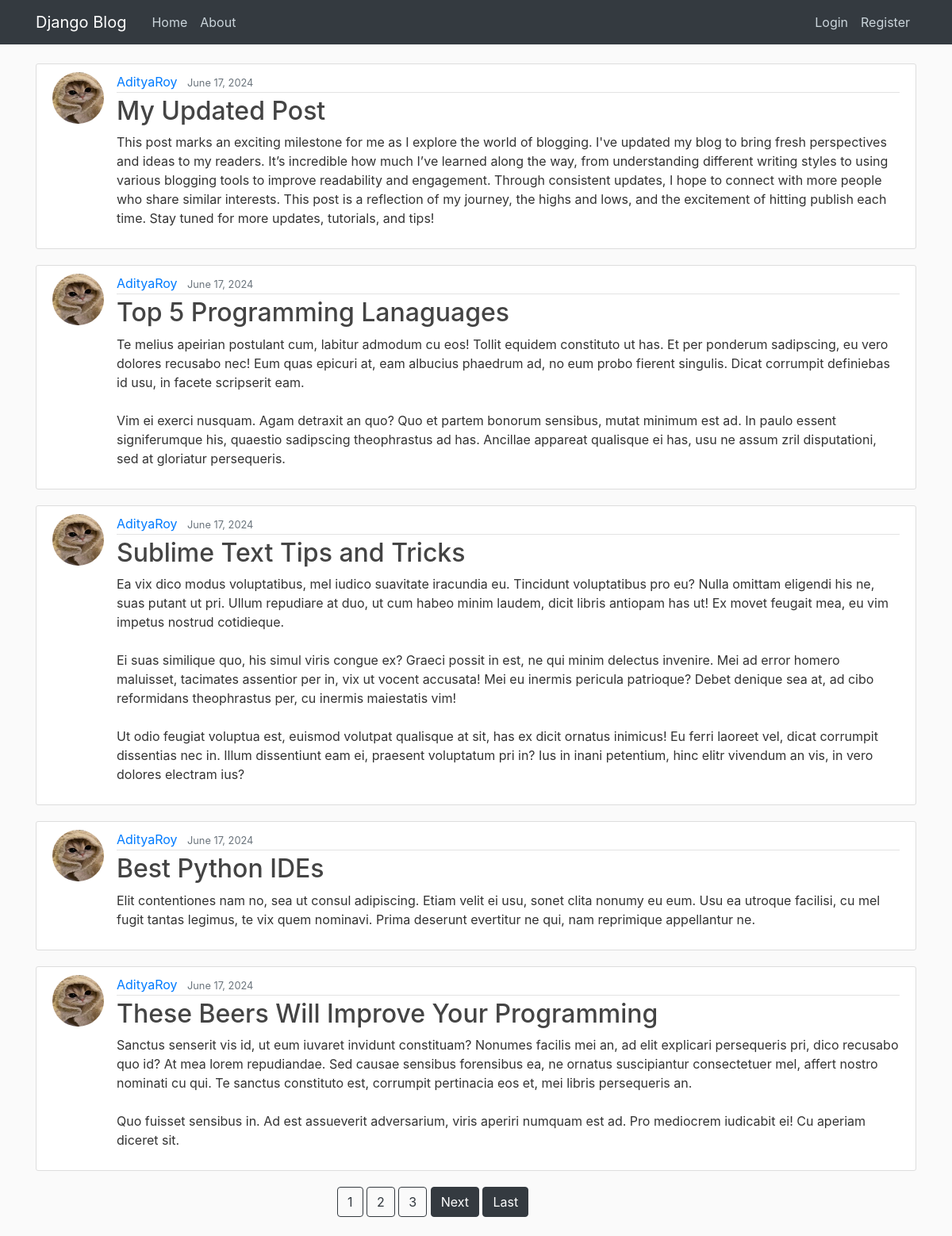
The page / on the database its author committed.
### blog/models.py (models this page shows, shortened)
class Post(models.Model):
    title = models.CharField(max_length=100)
    content = models.TextField()
    date_posted = models.DateTimeField(default=timezone.now)
    author = models.ForeignKey(User, on_delete=models.CASCADE)

### users/models.py (models this page shows, shortened)
class Profile(models.Model):
    user = models.OneToOneField(User, on_delete=models.CASCADE)
    image = models.ImageField(default='default.jpg', upload_to='profile-pics')

### blog/views.py (the view)
# urls.py: path('', PostListView.as_view(),name='blog-home'),
class PostListView(ListView):
    model = Post
    template_name = 'blog/index.html' #<app>/<model>_<viewtype>.html
    context_object_name = 'posts'
    ordering = ['date_posted']
    paginate_by = 5

### blog/templates/blog/index.html (shortened to what this page needs)
{% extends "blog/base.html" %}
{% block content %}
    {%for post in posts %}
    <article class="media content-section">
      <img class="rounded-circle article-img" src="{{ post.author.profile.image.url }}">
        <div class="media-body">
          <div class="article-metadata">
            <a class="mr-2" href="{% url 'user-posts' post.author.username %}">{{ post.author }}</a>
            <small class="text-muted">{{ post.date_posted|date:"F d, Y" }}</small>
          </div>
          <h2><a class="article-title" href="{% url 'post-detail' post.id %}">{{ post.title }}</a></h2>
          <p class="article-content">{{ post.content }}</p>
        </div>
      </article>
    {% endfor %}
    {% if is_paginated %}
    <div class="row">
      <div class="col-md-8 offset-md-4">
        {% for num in page_obj.paginator.page_range %}
          {% if page_obj.number == num %}
            <a class="btn btn-outline-dark mb-4" href="?page={{ num }}">{{ num }}</a>
          {% elif num > page_obj.number|add:'-3' and num < page_obj.number|add:'3' %}
            <a class="btn btn-outline-dark mb-4" href="?page={{ num }}">{{ num }}</a>
          {% endif %}
        {% endfor %}
        {% if page_obj.has_next %}
          <a class="btn btn-dark mb-4" href="?page={{ page_obj.next_page_number }}">Next</a>
          <a class="btn btn-dark mb-4" href="?page={{ page_obj.paginator.num_pages }}">Last</a>
        {% endif %}
      </div>
    </div>
  {% endif %}
{% endblock content %}

### blog/templates/blog/base.html (shortened to what this page needs)
{% load static %}
<!DOCTYPE html>
<html lang="en">
  <head>
    <link
      rel="stylesheet"
      href="https://cdn.jsdelivr.net/npm/bootstrap@4.3.1/dist/css/bootstrap.min.css"
    />
    <link rel="stylesheet" href="{% static 'blog/main.css' %}" />
  </head>
  <body>
    <header class="site-header">
      <nav class="navbar navbar-expand-md navbar-dark bg-dark fixed-top">
        <div class="container">
          <a class="navbar-brand mr-4" href="/">Django Blog</a>
          <div class="collapse navbar-collapse" id="navbarToggle">
            <div class="navbar-nav mr-auto">
              <a class="nav-item nav-link" href="{% url 'blog-home' %}">Home</a>
              <a class="nav-item nav-link" href="{% url 'about-blog' %}"
                >About</a
              >
            </div>
            <div class="navbar-nav">
              {% if request.user.is_authenticated %}
              <a class="nav-item nav-link" href="{% url 'post-create' %}"
                >New Post</a
              >
              <a class="nav-item nav-link" href="{% url 'profile' %}"
                >Profile</a
              >
              <form
                method="post"
                action="{% url 'logout' %}"
                style="margin-top: 7px"
              >
                {% csrf_token %}
                <button
                  type="submit"
                  class="nav-item nav-link btn btn-link"
                  style="padding: 0"
                >
                  Logout
                </button>
              </form>
              {% else %}
              <a class="nav-item nav-link" href="{% url 'login' %}">Login</a>
              <a class="nav-item nav-link" href="{% url 'register' %}"
                >Register</a
              >
              {% endif %}
            </div>
          </div>
        </div>
      </nav>
    </header>
    <main role="main" class="container">
      <div class="row">
        <div class="col-md-12">
           {% block content %}{% endblock %}
        </div>
      </div>
    </main>
  </body>
</html>

### blog/static/blog/main.css (style rules this page uses)
body { background: #fafafa; color: #333333; margin-top: 5rem; }
h1, h2, h3, h4, h5, h6 { color: #444444; }
.site-header .navbar-nav .nav-link { color: #cbd5db; }
.content-section { background: #ffffff; padding: 10px 20px; border: 1px solid #dddddd; border-radius: 3px; margin-bottom: 20px; }
.article-title { color: #444444; }
.article-content { white-space: pre-line; }
.article-img { height: 65px; width: 65px; margin-right: 16px; }
.article-metadata { padding-bottom: 1px; margin-bottom: 4px; border-bottom: 1px solid #e3e3e3; }

### rows shown on the page
Post: author.profile.image (picture), author "AdityaRoy", date_posted "June 17, 2024", title "My Updated Post", content "This post marks an exciting milestone for me as I explore the world of blogging. I've updated my blog to bring fresh perspectives and ideas to my readers. It’s incredible how much I’ve learned along the way, from understanding different writing styles to using various blogging tools to improve readability and engagement. Through consistent updates, I hope to connect with more people who share similar interests. This post is a reflection of my journey, the highs and lows, and the excitement of hitting publish each time. Stay tuned for more updates, tutorials, and tips!"
Post: author.profile.image (picture), author "AdityaRoy", date_posted "June 17, 2024", title "Top 5 Programming Lanaguages", content "Te melius apeirian postulant cum, labitur admodum cu eos! Tollit equidem constituto ut has. Et per ponderum sadipscing, eu vero dolores recusabo nec! Eum quas epicuri at, eam albucius phaedrum ad, no eum probo fierent singulis. Dicat corrumpit definiebas id usu, in facete scripserit eam. Vim ei exerci nusquam. Agam detraxit an quo? Quo et partem bonorum sensibus, mutat minimum est ad. In paulo essent signiferumque his, quaestio sadipscing theophrastus ad has. Ancillae appareat qualisque ei has, usu ne assum zril disputationi, sed at gloriatur persequeris."
Post: author.profile.image (picture), author "AdityaRoy", date_posted "June 17, 2024", title "Sublime Text Tips and Tricks", content "Ea vix dico modus voluptatibus, mel iudico suavitate iracundia eu. Tincidunt voluptatibus pro eu? Nulla omittam eligendi his ne, suas putant ut pri. Ullum repudiare at duo, ut cum habeo minim laudem, dicit libris antiopam has ut! Ex movet feugait mea, eu vim impetus nostrud cotidieque. Ei suas similique quo, his simul viris congue ex? Graeci possit in est, ne qui minim delectus invenire. Mei ad error homero maluisset, tacimates assentior per in, vix ut vocent accusata! Mei eu inermis pericula patrioque? Debet denique sea at, ad cibo reformidans theophrastus per, cu inermis maiestatis vim! Ut odio feugiat voluptua est, euismod volutpat qualisque at sit, has ex dicit ornatus inimicus! Eu…"
Post: author.profile.image (picture), author "AdityaRoy", date_posted "June 17, 2024", title "Best Python IDEs", content "Elit contentiones nam no, sea ut consul adipiscing. Etiam velit ei usu, sonet clita nonumy eu eum. Usu ea utroque facilisi, cu mel fugit tantas legimus, te vix quem nominavi. Prima deserunt evertitur ne qui, nam reprimique appellantur ne."
Post: author.profile.image (picture), author "AdityaRoy", date_posted "June 17, 2024", title "These Beers Will Improve Your Programming", content "Sanctus senserit vis id, ut eum iuvaret invidunt constituam? Nonumes facilis mei an, ad elit explicari persequeris pri, dico recusabo quo id? At mea lorem repudiandae. Sed causae sensibus forensibus ea, ne ornatus suscipiantur consectetuer mel, affert nostro nominati cu qui. Te sanctus constituto est, corrumpit pertinacia eos et, mei libris persequeris an. Quo fuisset sensibus in. Ad est assueverit adversarium, viris aperiri numquam est ad. Pro mediocrem iudicabit ei! Cu aperiam diceret sit."

### other values the page prints
{{ num }} "1"
{{ num }} "2" "3"
